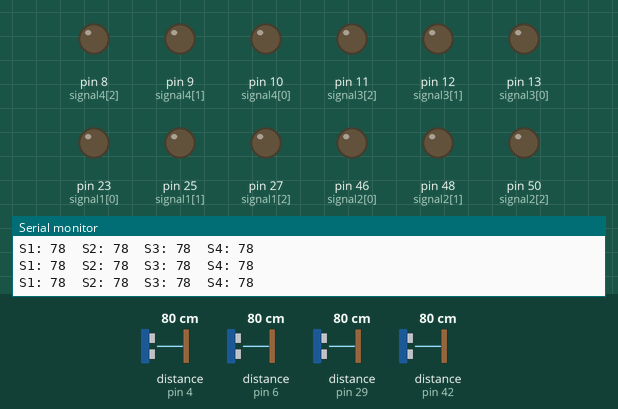
Bench run of a sketch on a simulated Arduino Mega 2560, built with avr-gcc and run on an emulated ATmega2560. On the bench: output pins drawn as LEDs (lit = HIGH), the last lines printed to the serial monitor. Wiring (inferred from the names in the program): 4 × ultrasonic range finder: trigger pin 5, echo pin 4 / trigger pin 7, echo pin 6 / trigger pin 31, echo pin 29 / trigger pin 44, echo pin 42. The inputs (shaded band) are chosen by the test bench; at power-on: distance to the obstacle (sensors on pin 4, pin 6, pin 29, pin 42) 80 cm. The echo pulse lasts 58.3 µs per cm; pins used as bus, display or sensor lines are not drawn.

Above: at 1.2 s.
1.3 s: distance to the obstacle (sensor on pin 4) set to 7 cm
2.8 s: distance to the obstacle (sensor on pin 4) set to 4 cm
At 3.1 s:
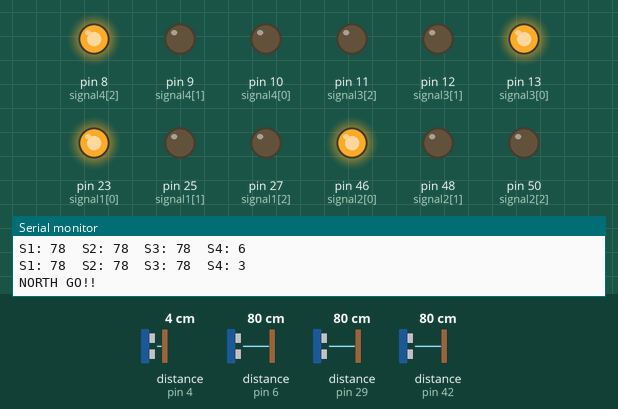
Timing chart, 0 to 5.8 s (numbered marks = the images above; inputs shaded):
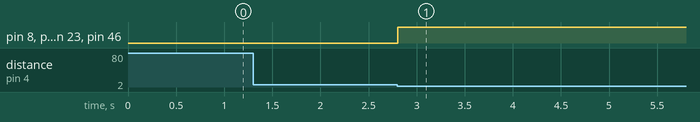

Measured:
- the behaviour switches between 6 and 5 cm on distance to the obstacle (sensor on pin 4) (found by bisection; images 0 and 1)
- after the input at 2.8 s, pin 8 (signal4[2]), pin 13 (signal3[0]), pin 23 (signal1[0]), pin 46 (signal2[0]): LOW → HIGH at once

The sketch:

main.ino
```cpp
int signal1[] = {23, 25, 27};
int signal2[] = {46, 48, 50};
int signal3[] = {13, 12, 11};
int signal4[] = {10, 9, 8};

int redDelay = 5000;
int yellowDelay = 2000;

volatile int triggerpin1 = 31;
volatile int echopin1 = 29;
volatile int triggerpin2 = 44;
volatile int echopin2 = 42;
volatile int triggerpin3 = 7;
volatile int echopin3 = 6;
volatile int triggerpin4 = 5;
volatile int echopin4 = 4;

volatile long time;                    // Variable for storing the time traveled
volatile int S1, S2, S3, S4;           // Variables for storing the distance covered
int t = 5;  // distance under which it will look for vehicles.

void setup(){
  Serial.begin(115200);

  for(int i=0; i<3; i++){
    pinMode(signal1[i], OUTPUT);
    pinMode(signal2[i], OUTPUT);
    pinMode(signal3[i], OUTPUT);
    pinMode(signal4[i], OUTPUT);
  }


  pinMode(triggerpin1, OUTPUT);
  pinMode(echopin1, INPUT);
  pinMode(triggerpin2, OUTPUT);
  pinMode(echopin2, INPUT);
  pinMode(triggerpin3, OUTPUT);
  pinMode(echopin3, INPUT);
  pinMode(triggerpin4, OUTPUT);
  pinMode(echopin4, INPUT);
}

void loop()
{
  softInterr();
  // If there are vehicles at signal 1
  if(S1<t)
  {
    signal1Function();
  }

  // If there are vehicles at signal 2
  if(S2<t)
  {
    signal2Function();
  }

  // If there are vehicles at signal 3
  if(S3<t)
  {
    signal3Function();
  }

  // If there are vehicles at signal 4
  if(S4<t)
  {
    signal4Function();
  }
}

// This is interrupt function and it will run each time the timer period finishes. The timer period is set at 100 milli seconds.
void softInterr()
{
  // Reading from first ultrasonic sensor
  digitalWrite(triggerpin1, LOW);
  delayMicroseconds(2);
  digitalWrite(triggerpin1, HIGH);
  delayMicroseconds(10);
  digitalWrite(triggerpin1, LOW);
  time = pulseIn(echopin1, HIGH);
  S1= time*0.034/2;

  // Reading from second ultrasonic sensor
  digitalWrite(triggerpin2, LOW);
  delayMicroseconds(2);
  digitalWrite(triggerpin2, HIGH);
  delayMicroseconds(10);
  digitalWrite(triggerpin2, LOW);
  time = pulseIn(echopin2, HIGH);
  S2= time*0.034/2;

  // Reading from third ultrasonic sensor
  digitalWrite(triggerpin3, LOW);
  delayMicroseconds(2);
  digitalWrite(triggerpin3, HIGH);
  delayMicroseconds(10);
  digitalWrite(triggerpin3, LOW);
  time = pulseIn(echopin3, HIGH);
  S3= time*0.034/2;

  // Reading from fourth ultrasonic sensor
  digitalWrite(triggerpin4, LOW);
  delayMicroseconds(2);
  digitalWrite(triggerpin4, HIGH);
  delayMicroseconds(10);
  digitalWrite(triggerpin4, LOW);
  time = pulseIn(echopin4, HIGH);
  S4= time*0.034/2;

  // Print distance values on serial monitor for debugging
  Serial.print("S1: ");
  Serial.print(S1);
  Serial.print("  S2: ");
  Serial.print(S2);
  Serial.print("  S3: ");
  Serial.print(S3);
  Serial.print("  S4: ");
  Serial.println(S4);
}

void signal1Function()
{
  Serial.println("EAST GO!!");
  low();
  // Make RED LED LOW and make Green HIGH for 5 seconds
  digitalWrite(signal1[0], LOW);
  digitalWrite(signal1[2], HIGH);
  delay(redDelay);

  // if there are vehicels at other signals
  if(S2<t || S3<t || S4<t)
  {
    // Make Green LED LOW and make yellow LED HIGH for 2 seconds
    digitalWrite(signal1[2], LOW);
    digitalWrite(signal1[1], HIGH);
    delay(yellowDelay);
  }
}

void signal2Function()
{
  Serial.println("SOUTH GO!");
  low();
  digitalWrite(signal2[0], LOW);
  digitalWrite(signal2[2], HIGH);
  delay(redDelay);

  if(S1<t || S3<t || S4<t)
  {
    digitalWrite(signal2[2], LOW);
    digitalWrite(signal2[1], HIGH);
    delay(yellowDelay);
  }
}

void signal3Function()
{
  Serial.println("WEST GO!!");
  low();
  digitalWrite(signal3[0], LOW);
  digitalWrite(signal3[2], HIGH);
  delay(redDelay);

  if(S1<t || S2<t || S4<t)
  {
    digitalWrite(signal3[2], LOW);
    digitalWrite(signal3[1], HIGH);
    delay(yellowDelay);
  }
}

void signal4Function()
{
  Serial.println("NORTH GO!!");
  low();
  digitalWrite(signal4[0], LOW);
  digitalWrite(signal4[2], HIGH);
  delay(redDelay);

  if(S1<t || S2<t || S3<t)
  {
    digitalWrite(signal4[2], LOW);
    digitalWrite(signal4[1], HIGH);
    delay(yellowDelay);
  }
}

// Function to make all LED's LOW except RED one's.
void low()
{
  for(int i=1; i<3; i++)
  {
    digitalWrite(signal1[i], LOW);
    digitalWrite(signal2[i], LOW);
    digitalWrite(signal3[i], LOW);
    digitalWrite(signal4[i], LOW);
  }
  for(int i=0; i<1; i++)
  {
    digitalWrite(signal1[i], HIGH);
    digitalWrite(signal2[i], HIGH);
    digitalWrite(signal3[i], HIGH);
    digitalWrite(signal4[i], HIGH);
  }
}
```
